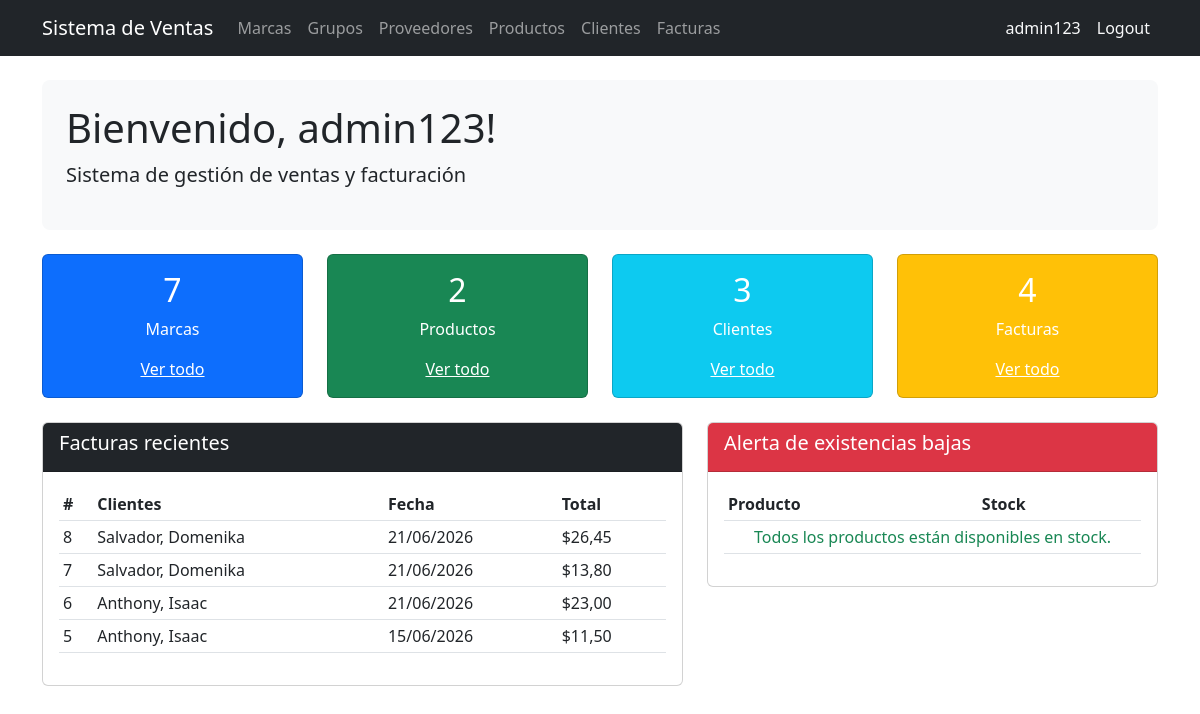
The app's page / (signed in), older data.
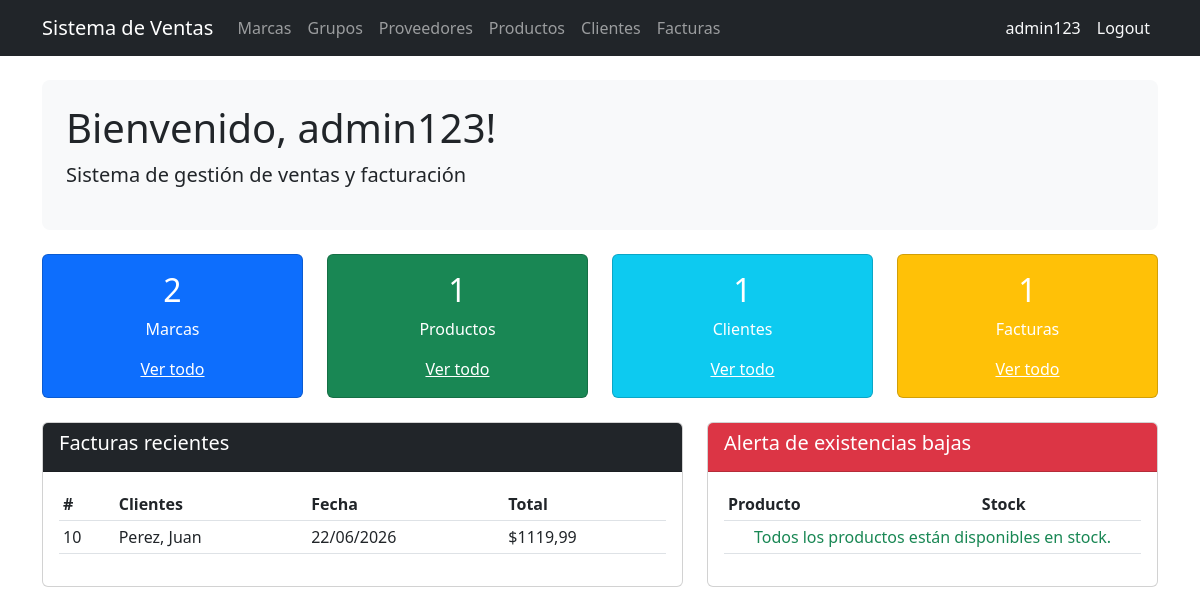
The same page, newer data.
### billing/models.py (models this page shows, shortened)
class Invoice(models.Model):
    customer = models.ForeignKey(Customer, on_delete=models.PROTECT, related_name='invoices', verbose_name='Cliente')
    invoice_date = models.DateTimeField(auto_now_add=True, verbose_name='Datos de Factura')
    subtotal = models.DecimalField(max_digits=12, decimal_places=2, default=0)
    tax = models.DecimalField(max_digits=12, decimal_places=2, default=0, verbose_name='Impuesto')
    total = models.DecimalField(max_digits=12, decimal_places=2, default=0, verbose_name='Total')
    is_active = models.BooleanField(default=True)
    class Meta: ordering = ['-invoice_date']

class Customer(models.Model):
    dni = models.CharField(max_length=13, unique=True, verbose_name='DNI/RUC', validators=[validate_cedula_ec])
    first_name = models.CharField(max_length=100, verbose_name='Nombre')
    last_name = models.CharField(max_length=100, verbose_name='Apellido')
    email = models.EmailField(blank=True, null=True)
    phone = models.CharField(max_length=20, blank=True, null=True, verbose_name='Teléfono')
    address = models.TextField(blank=True, null=True, verbose_name='Dirección')
    is_active = models.BooleanField(default=True, verbose_name='Activo')
    created_at = models.DateTimeField(auto_now_add=True)
    updated_at = models.DateTimeField(auto_now=True)
    class Meta:
        ordering = ['last_name', 'first_name']
    def __str__(self): return f'{self.last_name}, {self.first_name}'

### billing/views.py (the view)
# urls.py: path('', views.home, name='home'),
@login_required
def home(request):
    context = {
        'total_brands': Brand.objects.count(),
        'total_products': Product.objects.count(),
        'total_customers': Customer.objects.count(),
        'total_invoices': Invoice.objects.count(),
        'recent_invoices': Invoice.objects.all()[:5],  # Últimas 5
        'low_stock': Product.objects.filter(stock__lte=5, is_active=True),
    }
    return render(request, 'billing/home.html', context)

### billing/templates/billing/home.html (shortened to what this page needs)
{% extends 'billing/base.html' %}
{% block content %}
<div class="p-4 mb-4 bg-light rounded-3">
  <h1>Bienvenido, {{ user.first_name|default:user.username }}!</h1>
  <p class="lead">Sistema de gestión de ventas y facturación </p>
</div>
<div class="row mb-4">
  <div class="col-md-3">
    <div class="card text-white bg-primary">
      <div class="card-body text-center">
        <h2>{{ total_brands }}</h2>
        <p>Marcas</p>
        <a href="{% url 'billing:brand_list' %}" class="text-white">Ver todo</a>
      </div>
    </div>
  </div>
  <div class="col-md-3">
    <div class="card text-white bg-success">
      <div class="card-body text-center">
        <h2>{{ total_products }}</h2>
        <p>Productos</p>
        <a href="{% url 'billing:product_list' %}" class="text-white">Ver todo</a>
      </div>
    </div>
  </div>
  <div class="col-md-3">
    <div class="card text-white bg-info">
      <div class="card-body text-center">
        <h2>{{ total_customers }}</h2>
        <p>Clientes</p>
        <a href="{% url 'billing:customer_list' %}" class="text-white">Ver todo</a>
      </div>
    </div>
  </div>
  <div class="col-md-3">
    <div class="card text-white bg-warning">
      <div class="card-body text-center">
        <h2>{{ total_invoices }}</h2>
        <p>Facturas</p>
        <a href="{% url 'billing:invoice_list' %}" class="text-white">Ver todo</a>
      </div>
    </div>
  </div>
</div>
<div class="row">
  <div class="col-md-7">
    <div class="card">
      <div class="card-header bg-dark text-white"><h5>Facturas recientes</h5></div>
      <div class="card-body">
        <table class="table table-sm">
          <thead><tr><th>#</th><th>Clientes</th><th>Fecha</th><th>Total</th></tr></thead>
          <tbody>
            {% for inv in recent_invoices %}
            <tr>
              <td>{{ inv.id }}</td>
              <td>{{ inv.customer }}</td>
              <td>{{ inv.invoice_date|date:"d/m/Y" }}</td>
              <td>${{ inv.total }}</td>
            </tr>
            {% empty %}
            <tr><td colspan="4" class="text-center">Aún no hay facturas</td></tr>
            {% endfor %}
          </tbody>
        </table>
      </div>
    </div>
  </div>
  <div class="col-md-5">
    <div class="card">
      <div class="card-header bg-danger text-white"><h5>Alerta de existencias bajas</h5></div>
      <div class="card-body">
        <table class="table table-sm">
          <thead><tr><th>Producto</th><th>Stock</th></tr></thead>
          <tbody>
            {% for p in low_stock %}
            <tr><td>{{ p.name }}</td><td><span class="badge bg-danger">{{ p.stock }}</span></td></tr>
            {% empty %}
            <tr><td colspan="2" class="text-center text-success">Todos los productos están disponibles en stock.</td></tr>
            {% endfor %}
          </tbody>
        </table>
      </div>
    </div>
  </div>
</div>
{% endblock %}

### billing/templates/billing/base.html (shortened to what this page needs)
<!DOCTYPE html>
<html lang="es">
<head>
  <link href="https://cdn.jsdelivr.net/npm/bootstrap@5.3.0/dist/css/bootstrap.min.css" rel="stylesheet">
  <link href="https://cdn.jsdelivr.net/npm/bootstrap-icons@1.11.3/font/bootstrap-icons.min.css" rel="stylesheet">
</head>
<body>
<nav class="navbar navbar-expand-lg navbar-dark bg-dark">
  <div class="container">
    <a class="navbar-brand" href="{% url 'billing:home' %}">Sistema de Ventas</a>
    <div class="collapse navbar-collapse" id="nav">
      <ul class="navbar-nav me-auto">
        {% if user.is_authenticated %}
        <li class="nav-item"><a class="nav-link" href="{% url 'billing:brand_list' %}">Marcas</a></li>
        <li class="nav-item"><a class="nav-link" href="{% url 'billing:productgroup_list' %}">Grupos</a></li>
        <li class="nav-item"><a class="nav-link" href="{% url 'billing:supplier_list' %}">Proveedores</a></li>
        <li class="nav-item"><a class="nav-link" href="{% url 'billing:product_list' %}">Productos</a></li>
        <li class="nav-item"><a class="nav-link" href="{% url 'billing:customer_list' %}">Clientes</a></li>
        <li class="nav-item"><a class="nav-link" href="{% url 'billing:invoice_list' %}">Facturas</a></li>
        {% endif %}
      </ul>
      <ul class="navbar-nav">
        {% if user.is_authenticated %}
        <li class="nav-item">
          <span class="nav-link text-light">{{ user.username }}</span>
        </li>
        <li class="nav-item">
          <form method="post" action="{% url 'logout' %}" class="d-inline">
            <button type="submit" class="nav-link btn btn-link text-light"
                    style="text-decoration:none;">Logout</button>
          </form>
        </li>
        {% endif %}
      </ul>
    </div>
  </div>
</nav>
<div class="container mt-4">
  {% block content %}
  {% endblock %}
</div>
</body>
</html>

Row changes from the older to the newer data that the page shows:
removed Invoice: id "8", customer "Salvador, Domenika", invoice_date "21/06/2026", total "26,45"
removed Invoice: id "7", customer "Salvador, Domenika", invoice_date "21/06/2026", total "13,80"
removed Invoice: id "6", customer "Anthony, Isaac", invoice_date "21/06/2026", total "23,00"
removed Invoice: id "5", customer "Anthony, Isaac", invoice_date "15/06/2026", total "11,50"
added Invoice: id "10", customer "Perez, Juan", invoice_date "22/06/2026", total "1119,99"
Text that changed along with them:
{{ total_brands }}: "7" → "2"
{{ total_products }}: "2" → "1"
{{ total_customers }}: "3" → "1"
{{ total_invoices }}: "4" → "1"
